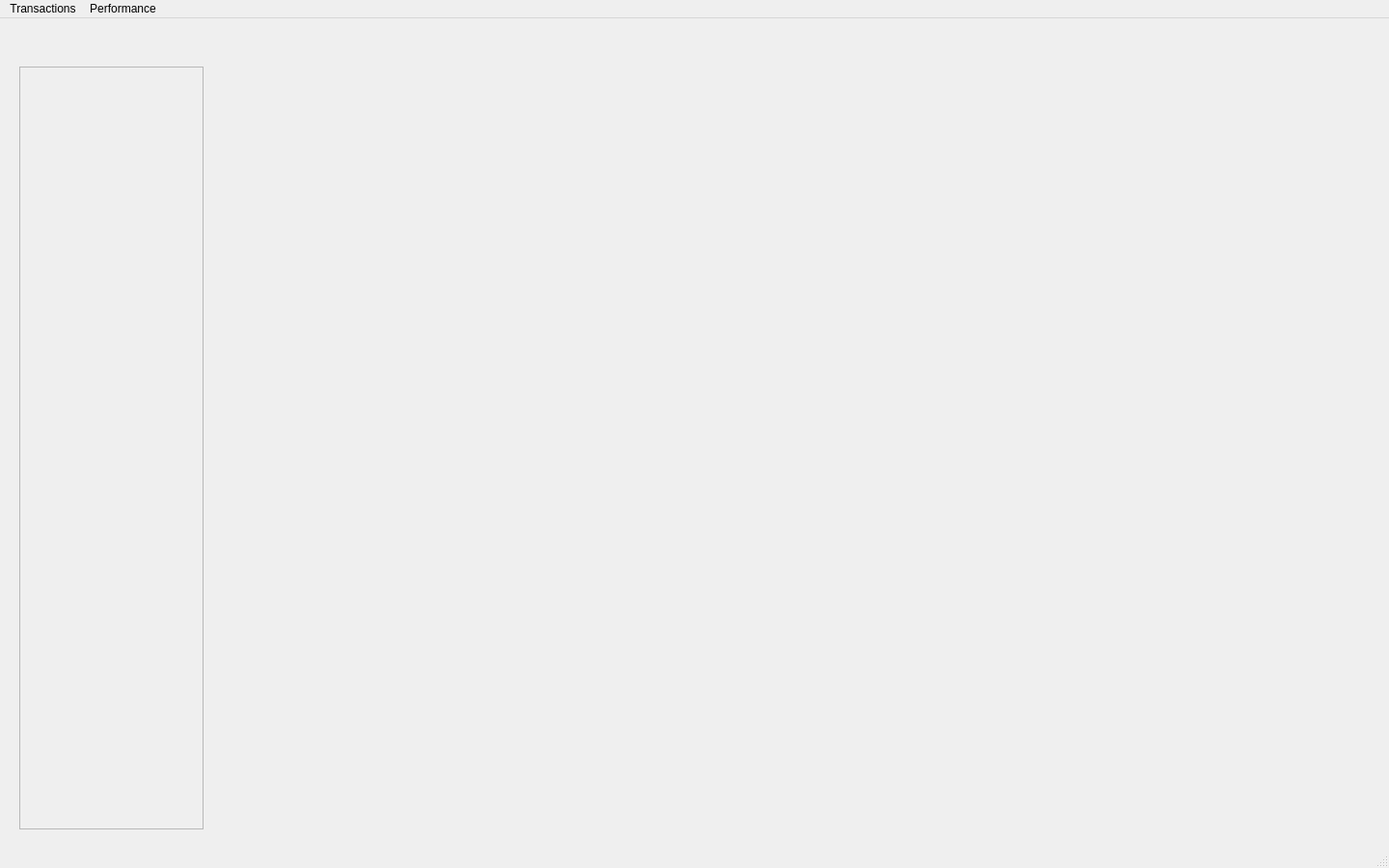
<?xml version="1.0" encoding="UTF-8"?>
<ui version="4.0">
 <class>MainWindow</class>
 <widget class="QMainWindow" name="MainWindow">
  <property name="geometry">
   <rect>
    <x>0</x>
    <y>0</y>
    <width>1440</width>
    <height>900</height>
   </rect>
  </property>
  <property name="windowTitle">
   <string>MainWindow</string>
  </property>
  <widget class="QWidget" name="centralwidget">
   <widget class="QScrollArea" name="scrollArea">
    <property name="geometry">
     <rect>
      <x>20</x>
      <y>50</y>
      <width>191</width>
      <height>791</height>
     </rect>
    </property>
    <property name="widgetResizable">
     <bool>true</bool>
    </property>
    <widget class="QWidget" name="scrollAreaWidgetContents">
     <property name="geometry">
      <rect>
       <x>0</x>
       <y>0</y>
       <width>189</width>
       <height>789</height>
      </rect>
     </property>
    </widget>
   </widget>
   <widget class="QStackedWidget" name="stackedWidget">
    <property name="geometry">
     <rect>
      <x>220</x>
      <y>50</y>
      <width>1211</width>
      <height>791</height>
     </rect>
    </property>
    <property name="currentIndex">
     <number>2</number>
    </property>
    <widget class="QWidget" name="page">
     <widget class="QWidget" name="horizontalLayoutWidget">
      <property name="geometry">
       <rect>
        <x>260</x>
        <y>140</y>
        <width>941</width>
        <height>641</height>
       </rect>
      </property>
      <layout class="QHBoxLayout" name="PlotBackGround"/>
     </widget>
     <widget class="Line" name="line">
      <property name="geometry">
       <rect>
        <x>240</x>
        <y>20</y>
        <width>20</width>
        <height>751</height>
       </rect>
      </property>
      <property name="lineWidth">
       <number>2</number>
      </property>
      <property name="orientation">
       <enum>Qt::Vertical</enum>
      </property>
     </widget>
     <widget class="QComboBox" name="comboBox">
      <property name="geometry">
       <rect>
        <x>20</x>
        <y>160</y>
        <width>211</width>
        <height>32</height>
       </rect>
      </property>
     </widget>
     <widget class="QCheckBox" name="checkBox">
      <property name="geometry">
       <rect>
        <x>30</x>
        <y>310</y>
        <width>171</width>
        <height>20</height>
       </rect>
      </property>
      <property name="cursor">
       <cursorShape>ArrowCursor</cursorShape>
      </property>
      <property name="text">
       <string>30 Day Moving Average</string>
      </property>
      <property name="checked">
       <bool>false</bool>
      </property>
      <property name="tristate">
       <bool>false</bool>
      </property>
     </widget>
     <widget class="QCheckBox" name="checkBox_2">
      <property name="geometry">
       <rect>
        <x>30</x>
        <y>340</y>
        <width>171</width>
        <height>20</height>
       </rect>
      </property>
      <property name="text">
       <string>60 Day Moving Average</string>
      </property>
     </widget>
     <widget class="QCheckBox" name="checkBox_3">
      <property name="geometry">
       <rect>
        <x>30</x>
        <y>370</y>
        <width>181</width>
        <height>20</height>
       </rect>
      </property>
      <property name="text">
       <string>200 Day Moving Average</string>
      </property>
     </widget>
     <widget class="QLabel" name="label_2">
      <property name="geometry">
       <rect>
        <x>30</x>
        <y>140</y>
        <width>59</width>
        <height>16</height>
       </rect>
      </property>
      <property name="text">
       <string>Stock</string>
      </property>
     </widget>
     <widget class="QLabel" name="label_4">
      <property name="geometry">
       <rect>
        <x>270</x>
        <y>70</y>
        <width>231</width>
        <height>31</height>
       </rect>
      </property>
      <property name="font">
       <font>
        <pointsize>24</pointsize>
        <weight>75</weight>
        <bold>true</bold>
        <underline>true</underline>
        <kerning>false</kerning>
       </font>
      </property>
      <property name="text">
       <string>Performance Viewer</string>
      </property>
     </widget>
     <widget class="QDateEdit" name="dateEdit">
      <property name="geometry">
       <rect>
        <x>30</x>
        <y>270</y>
        <width>91</width>
        <height>22</height>
       </rect>
      </property>
     </widget>
     <widget class="QPushButton" name="pushButton">
      <property name="geometry">
       <rect>
        <x>20</x>
        <y>430</y>
        <width>181</width>
        <height>32</height>
       </rect>
      </property>
      <property name="text">
       <string>Update Plot</string>
      </property>
     </widget>
     <widget class="QComboBox" name="comboBox_2">
      <property name="geometry">
       <rect>
        <x>20</x>
        <y>220</y>
        <width>211</width>
        <height>32</height>
       </rect>
      </property>
     </widget>
     <widget class="QLabel" name="label_3">
      <property name="geometry">
       <rect>
        <x>120</x>
        <y>270</y>
        <width>16</width>
        <height>21</height>
       </rect>
      </property>
      <property name="text">
       <string>to</string>
      </property>
      <property name="alignment">
       <set>Qt::AlignRight|Qt::AlignTrailing|Qt::AlignVCenter</set>
      </property>
     </widget>
     <widget class="QLabel" name="label">
      <property name="geometry">
       <rect>
        <x>30</x>
        <y>200</y>
        <width>101</width>
        <height>16</height>
       </rect>
      </property>
      <property name="text">
       <string>Benchmark</string>
      </property>
     </widget>
     <widget class="QDateEdit" name="dateEdit_2">
      <property name="geometry">
       <rect>
        <x>140</x>
        <y>270</y>
        <width>81</width>
        <height>22</height>
       </rect>
      </property>
     </widget>
    </widget>
    <widget class="QWidget" name="page_2">
     <widget class="QTableView" name="tableView">
      <property name="geometry">
       <rect>
        <x>125</x>
        <y>101</y>
        <width>1081</width>
        <height>621</height>
       </rect>
      </property>
     </widget>
     <widget class="QLabel" name="label_5">
      <property name="geometry">
       <rect>
        <x>120</x>
        <y>50</y>
        <width>161</width>
        <height>21</height>
       </rect>
      </property>
      <property name="font">
       <font>
        <pointsize>26</pointsize>
        <weight>75</weight>
        <bold>true</bold>
        <underline>false</underline>
       </font>
      </property>
      <property name="text">
       <string>Transactions</string>
      </property>
     </widget>
    </widget>
    <widget class="QWidget" name="page_3">
     <widget class="QWidget" name="verticalLayoutWidget">
      <property name="geometry">
       <rect>
        <x>230</x>
        <y>150</y>
        <width>961</width>
        <height>571</height>
       </rect>
      </property>
      <layout class="QVBoxLayout" name="DistributionBackGround"/>
     </widget>
    </widget>
   </widget>
  </widget>
  <widget class="QMenuBar" name="menubar">
   <property name="geometry">
    <rect>
     <x>0</x>
     <y>0</y>
     <width>1440</width>
     <height>22</height>
    </rect>
   </property>
   <widget class="QMenu" name="menuTransactions">
    <property name="title">
     <string>Transactions</string>
    </property>
    <widget class="QMenu" name="menuAdd_Transaction">
     <property name="title">
      <string>Add Transaction</string>
     </property>
     <addaction name="actionSecurity"/>
     <addaction name="actionCash"/>
    </widget>
    <addaction name="actionShow_Transactions"/>
    <addaction name="menuAdd_Transaction"/>
   </widget>
   <widget class="QMenu" name="menuPerformance">
    <property name="title">
     <string>Performance</string>
    </property>
    <addaction name="actionShow_Performance"/>
   </widget>
   <addaction name="menuTransactions"/>
   <addaction name="menuPerformance"/>
  </widget>
  <widget class="QStatusBar" name="statusbar"/>
  <action name="actionShow_Transactions">
   <property name="text">
    <string>Show Transactions</string>
   </property>
  </action>
  <action name="actionSecurity">
   <property name="text">
    <string>Security</string>
   </property>
  </action>
  <action name="actionCash">
   <property name="text">
    <string>Cash</string>
   </property>
  </action>
  <action name="actionShow_Performance">
   <property name="text">
    <string>Show Performance</string>
   </property>
  </action>
 </widget>
 <resources/>
 <connections/>
</ui>
